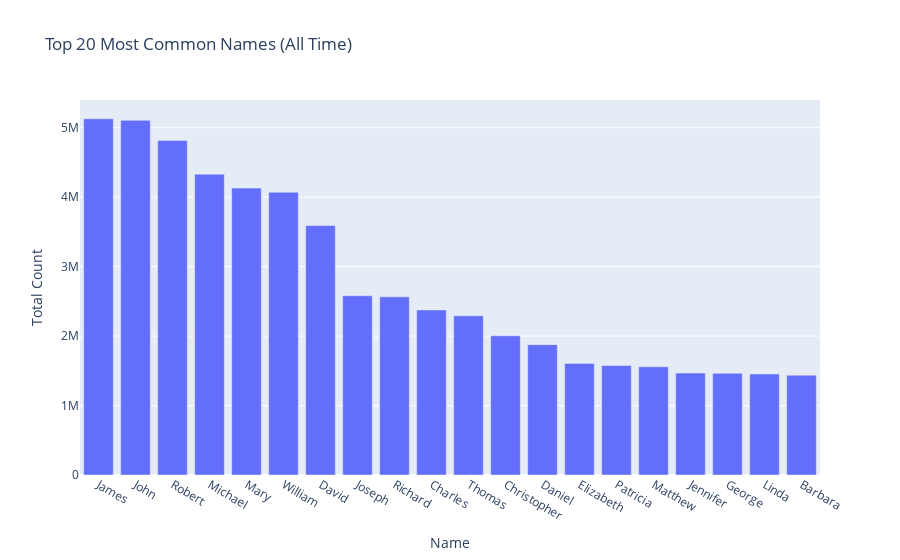

Here is the notebook cell this chart was saved with:
### Markdown cell above
## 4. Top Names Analysis

### Code cell
# Most popular names overall (total counts across all years)
top_names_overall = df.groupby('Name')['Count'].sum().sort_values(ascending=False)

print("Top 50 most common names (all time):")
print(top_names_overall.head(50))

# Visualize top 20
fig = px.bar(x=top_names_overall.head(20).index,
             y=top_names_overall.head(20).values,
             title='Top 20 Most Common Names (All Time)',
             labels={'x': 'Name', 'y': 'Total Count'})
fig.show()

### Figure 1 — Plotly figure (JSON) as saved in the notebook; plotly's stock layout.template omitted (floating-point values rounded to 4 significant figures)
{"data": [{"hovertemplate": "Name=%{x}<br>Total Count=%{y}<extra></extra>", "legendgroup": "", "marker": {"color": "#636efa", "pattern": {"shape": ""}}, "name": "", "orientation": "v", "showlegend": false, "textposition": "auto", "type": "bar", "x": ["James", "John", "Robert", "Michael", "Mary", "William", "David", "Joseph", "Richard", "Charles", "Thomas", "Christopher", "Daniel", "Elizabeth", "Patricia", "Matthew", "Jennifer", "George", "Linda", "Barbara"], "xaxis": "x", "y": [5129096, 5106590, 4816785, 4330805, 4130441, 4071368, 3590557, 2580687, 2564867, 2376700, 2291517, 2004177, 1876880, 1606282, 1575529, 1558671, 1467573, 1464430, 1454599, 1437083], "yaxis": "y"}], "layout": {"barmode": "relative", "legend": {"tracegroupgap": 0}, "title": {"text": "Top 20 Most Common Names (All Time)"}, "xaxis": {"anchor": "y", "domain": [0, 1], "title": {"text": "Name"}}, "yaxis": {"anchor": "x", "domain": [0, 1], "title": {"text": "Total Count"}}}}
